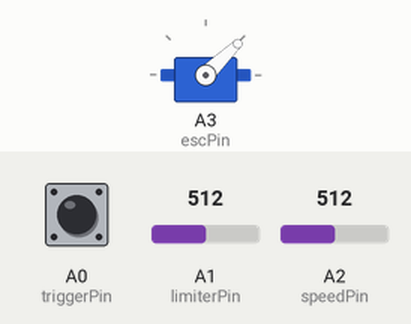
Simulated run of this sketch. Board: Arduino Uno, built with avr-gcc and run on an emulated ATmega328P. On the bench: servo. The inputs (shaded band) are chosen by the test bench; at power-on: A0 (triggerPin) HIGH, A1 (limiterPin) = 512, A2 (speedPin) = 512.

Above: at 1.2 s.
1.3 s: A0 (triggerPin) pulled LOW for 0.15 s
At 1.45 s:
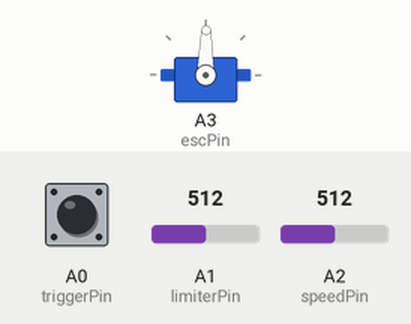
3.3 s: A0 (triggerPin) pulled LOW for 1 s
At 4.62 s:
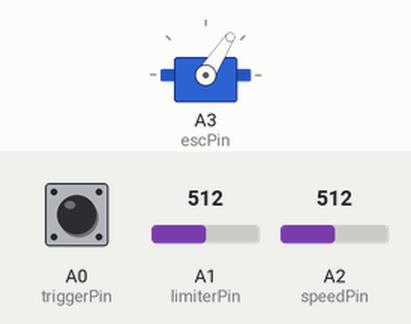
Timing chart, 0 to 6.3 s (numbered marks = the images above; inputs shaded):
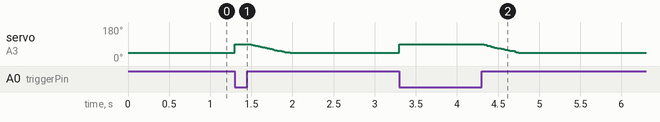

The sketch:

FDL-3-Semi_Firmware_v1.00.ino
```cpp
#include <Servo.h>
int escPin = A3;
int speedPin = A2;
int limiterPin = A1;
int triggerPin = A0;

Servo flywheelESC;

int currentSpeed = 1000;
int spindownRate = 10; //units per 10ms
unsigned long lastSpindownCheck = 0;
unsigned long elapsedTime = 0;

void setup() {
  pinMode(triggerPin, INPUT_PULLUP);
  pinMode(speedPin, INPUT);
  flywheelESC.attach(escPin);
  flywheelESC.writeMicroseconds(1000);
}

// the loop function runs over and over again forever
void loop() {
 if(triggerDown()){

    int readSpeed = analogRead(speedPin);
    int limSpeed = analogRead(limiterPin);
    int maxSpeed = map(limSpeed, 0, 1023, 1285, 2000);
    int txSpeed = map(readSpeed, 0, 1023, 1285, maxSpeed);

    flywheelESC.writeMicroseconds(txSpeed);//1750);
    currentSpeed = txSpeed;
    elapsedTime = 0;
    lastSpindownCheck = millis();
  }
  else{
    //flywheelESC.writeMicroseconds(1000);
    spinDown();
  }

  //delay(2);
}

void spinDown(){

    int flipSpindown = (16 - spindownRate) * 2;

    if(currentSpeed > 1000){
      if(spindownRate == 0){
        currentSpeed = 1000;
      }
      else{
        elapsedTime = lastSpindownCheck == 0 ? 0 : elapsedTime + millis() - lastSpindownCheck;
        lastSpindownCheck = millis();
        int spindown = elapsedTime / 10 * flipSpindown;
        elapsedTime %= 10;

        currentSpeed -= spindown;
      }
    }

    flywheelESC.writeMicroseconds(currentSpeed);
}

boolean triggerDown(){
  return digitalRead(triggerPin) == LOW;
}
```
